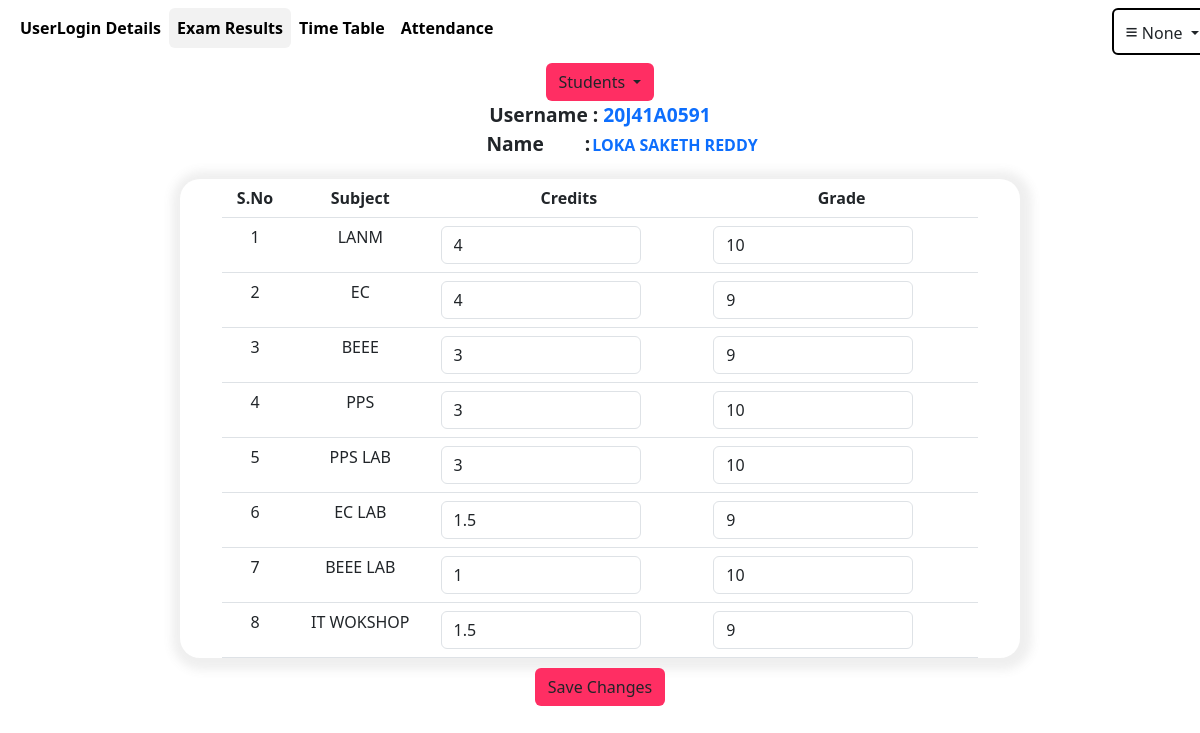
The page /edituserresults/20J41A0591/sem1 on the database its author committed.
### user/models.py (models this page shows, shortened)
class LoginDetails(models.Model):
    username=models.CharField(max_length=20,primary_key=True)
    password=models.CharField(max_length=20)
    name=models.CharField(max_length=100)
    usertype=models.CharField(max_length=30,default="usertype")
    dept=models.CharField(max_length=30,default="department")

class Semester(models.Model):
    username=models.ForeignKey(LoginDetails,on_delete=models.CASCADE)
    LANM=models.IntegerField()
    c1=models.CharField(max_length=10,default=0)
    EC=models.IntegerField()
    c2=models.CharField(max_length=10,default=0)
    BEEE=models.IntegerField()
    c3=models.CharField(max_length=10,default=0)
    PPS=models.IntegerField()
    c4=models.CharField(max_length=10,default=0)
    PPS_LAB=models.IntegerField(default=0)
    c5=models.CharField(max_length=10,default=0)
    EC_LAB=models.IntegerField()
    c6=models.CharField(max_length=10,default=0)
    BEEE_LAB=models.IntegerField()
    c7=models.CharField(max_length=10,default=0)
    IT_WORKSHOP=models.IntegerField()
    c8=models.CharField(max_length=10,default=0)
    ENG=models.IntegerField(default=0)
    c9=models.CharField(max_length=10,default=0)
    PandS=models.IntegerField(default=0)
    c10=models.CharField(max_length=10,default=0)
    SCP=models.IntegerField(default=0)
    c11=models.CharField(max_length=10,default=0)
    PYTHON=models.IntegerField(default=0)
    c12=models.CharField(max_length=10,default=0)
    EG=models.IntegerField(default=0)
    c13=models.CharField(max_length=10,default=0)
    ENG_LAB=models.IntegerField(default=0)
    c14=models.CharField(max_length=10,default=0)
    SCP_LAB=models.IntegerField(default=0)
    c15=models.CharField(max_length=10,default=0)
    PYTHON_LAB=models.IntegerField(default=0)
    c16=models.CharField(max_length=10,default=0)
    DM=models.IntegerField(default=0)
    c17=models.CharField(max_length=10,default=0)
    COA=models.IntegerField(default=0)
    c18=models.CharField(max_length=10,default=0)
    DS=models.IntegerField(default=0)
    c19=models.CharField(max_length=10,default=0)
    JAVA=models.IntegerField(default=0)
    c20=models.CharField(max_length=10,default=0)
    OS=models.IntegerField(default=0)
    c21=models.CharField(max_length=10,default=0)
    DS_LAB=models.IntegerField(default=0)
    c22=models.CharField(max_length=10,default=0)
    JAVA_LAB=models.IntegerField(default=0)
    c23=models.CharField(max_length=10,default=0)
    OS_LAB=models.IntegerField(default=0)
    c24=models.CharField(max_length=10,default=0)
    GS=models.IntegerField(default=0)
    c25=models.CharField(max_length=10,default=0)
    ASOT=models.IntegerField(default=0)
    c26=models.CharField(max_length=10,default=0)
    DBMS=models.IntegerField(default=0)
    c27=models.CharField(max_length=10,default=0)
    WT=models.IntegerField(default=0)
    c28=models.CharField(max_length=10,default=0)
    DAA=models.IntegerField(default=0)
    c29=models.CharField(max_length=10,default=0)
    CC=models.IntegerField(default=0)
    c30=models.CharField(max_length=10,default=0)
    DBMS_LAB=models.IntegerField(default=0)
    c31=models.CharField(max_length=10,default=0)
    WT_LAB=models.IntegerField(default=0)
    c32=models.CharField(max_length=10,default=0)
    DAA_LAB=models.IntegerField(default=0)
    c33=models.CharField(max_length=10,default=0)
    ES=models.IntegerField(default=0)
    c34=models.CharField(max_length=10,default=0)

### user/views.py (the view, shortened to what this page needs)
# urls.py: path('edituserresults/<str:pk>/<str:sem>',views.edituserresults,name="edituserresults"),
def edituserresults(request,pk,sem):
    users=LoginDetails.objects.filter(usertype="Student").order_by('username')
    stu=LoginDetails.objects.get(username=pk)
    if sem=="sem1":
        try:
            student=Semester.objects.get(username=pk)
        except:
            student=Semester.objects.create(username=stu,LANM=0,EC=0,BEEE=0,PPS=0,PPS_LAB=0,EC_LAB=0,BEEE_LAB=0,IT_WORKSHOP=0,c1=0,c2=0,c3=0,c4=0,c5=0,c6=0,c7=0,c8=0)
    return render(request,'editresults.html',{'stu':stu,'username':pk,'sem':sem,'users':users,'student':student,'uname':request.session.get('uname'),'name':request.session.get('name')})

### user/templates/editresults.html (shortened to what this page needs)
{% extends 'sem.html'%}
{% block cont%}
<br>
<b><span style="font-size:120%">Username : <span style="color:#0d6efd;">{{stu.username}}</span></span><br></b>
<b ><span style="font-size:120%;margin-left:6px;">Name  </span></b><b><span style="font-size:120%;position:relative;left:36px;">:</span></b><b><span style="color:#0d6efd;position:relative;left:38px;">{{stu.name}}</span></b>
<form action='/edituserresults/{{username}}/{{sem}}' method='post'>
    <div class="conta">
<table class="table tab table-hover">
        <tr>
            <th>S.No</th><th>Subject</th><th>Credits</th><th>Grade</th>
        </tr>
            {% if sem == "sem1"%}
        <tr>
            <td>1</td>
            <td>LANM</td>
            <td><input class="input form-control" name="lanm_credits" type="text" value="{{student.c1}}"></td>
            <td><input class="input form-control" name="lanm" type="number" value="{{student.LANM}}"></td>
        </tr>
            <td>2</td>
            <td>EC</td>
            <td><input class="input form-control" name="ec_credits" type="text" value="{{student.c2}}"></td>
            <td><input class="input form-control" name="ec" type="number" value="{{student.EC}}"></td>
        <tr>
            <td>3</td>
            <td>BEEE</td>
            <td><input class="input form-control" name="beee_credits" type="text" value="{{student.c3}}"></td>
            <td><input class="input form-control" name="beee" type="number" value="{{student.BEEE}}"></td>
        </tr>
        <tr>
            <td>4</td>
            <td>PPS</td>
            <td><input class="input form-control" name="pps_credits" type="text" value="{{student.c4}}"></td>
            <td><input class="input form-control" name="pps" type="number" value="{{student.PPS}}"></td>
        </tr>
        <tr>
            <td>5</td>
            <td>PPS LAB</td>
            <td><input class="input form-control" name="pps_lab_credits" type="text" value="{{student.c5}}"></td>
            <td><input class="input form-control" name="pps_lab" type="number" value="{{student.PPS_LAB}}"></td>
        </tr>
        <tr>
            <td>6</td>
            <td>EC LAB</td>
            <td><input class="input form-control" name="ec_lab_credits" type="text" value="{{student.c6}}"></td>
            <td><input class="input form-control" name="ec_lab" type="number" value="{{student.EC_LAB}}"></td>
        </tr>
        <tr>
            <td>7</td>
            <td>BEEE LAB</td>
            <td><input class="input form-control" name="beee_lab_credits" type="text" value="{{student.c7}}"></td>
            <td><input class="input form-control" name="beee_lab" type="number" value="{{student.BEEE_LAB}}" ></td>
        </tr>
        <tr>
            <td>8</td>
            <td>IT WOKSHOP</td>
            <td><input class="input form-control" name="it_credits" type="text" value="{{student.c8}}"></td>
            <td><input class="input form-control" name="it" type="number" value="{{student.IT_WORKSHOP}}"></td>
        </tr>
        {%endif%}
</table>
</div>
<center>
<input type="submit" class="btn" value="Save Changes" style="background-color:#ff2e63;">
</center>
</form>
{%endblock%}

### user/templates/editresults.html (style rules this page uses)
.input { width:200px; }

### rows shown on the page
LoginDetails: username "20J41A0591", name "LOKA SAKETH REDDY"
Semester: lanm_credits "4", lanm "10", ec_credits "4", ec "9", beee_credits "3", beee "9", pps_credits "3", pps "10", pps_lab_credits "3", pps_lab "10", ec_lab_credits "1.5", ec_lab "9", beee_lab_credits "1", beee_lab "10", it_credits "1.5", it "9"

### other values the page prints
{{ uname }} "None"
